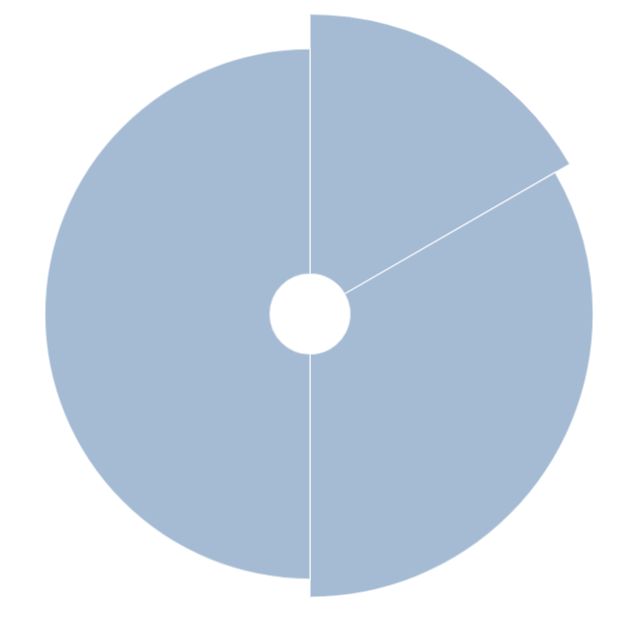

Express this chart as Vega-Lite.
### Vega specification from a JSON file in a GitHub repository (floating-point values rounded to 4 significant figures)
{"$schema": "https://vega.github.io/schema/vega/v6.json", "background": "white", "padding": 5, "width": 300, "height": 300, "style": "view", "data": [{"name": "source_0", "values": [{"segment": 1, "value": 8}, {"segment": 2, "value": 7}, {"segment": 3, "value": 6}]}, {"name": "data_0", "source": "source_0", "transform": [{"type": "stack", "groupby": [], "field": "segment", "sort": {"field": [], "order": []}, "as": ["segment_start", "segment_end"], "offset": "zero"}, {"type": "filter", "expr": "isValid(datum[\"segment\"]) && isFinite(+datum[\"segment\"]) && isValid(datum[\"value\"]) && isFinite(+datum[\"value\"])"}]}], "marks": [{"name": "marks", "type": "arc", "style": ["arc"], "from": {"data": "data_0"}, "encode": {"update": {"opacity": {"value": 0.5}, "stroke": {"value": "#fff"}, "innerRadius": {"value": 20}, "fill": {"value": "#4c78a8"}, "description": {"signal": "\"segment: \" + (format(datum[\"segment\"], \"\")) + \"; value: \" + (format(datum[\"value\"], \"\"))"}, "x": {"signal": "width", "mult": 0.5}, "y": {"signal": "height", "mult": 0.5}, "outerRadius": {"scale": "radius", "field": "value"}, "startAngle": {"scale": "theta", "field": "segment_end"}, "endAngle": {"scale": "theta", "field": "segment_start"}}}}], "scales": [{"name": "theta", "type": "linear", "domain": {"data": "data_0", "fields": ["segment_start", "segment_end"]}, "range": [0, 6.283], "zero": true}, {"name": "radius", "type": "sqrt", "domain": {"data": "data_0", "field": "value"}, "range": [20, {"signal": "min(width,height)/2"}], "zero": true}]}
